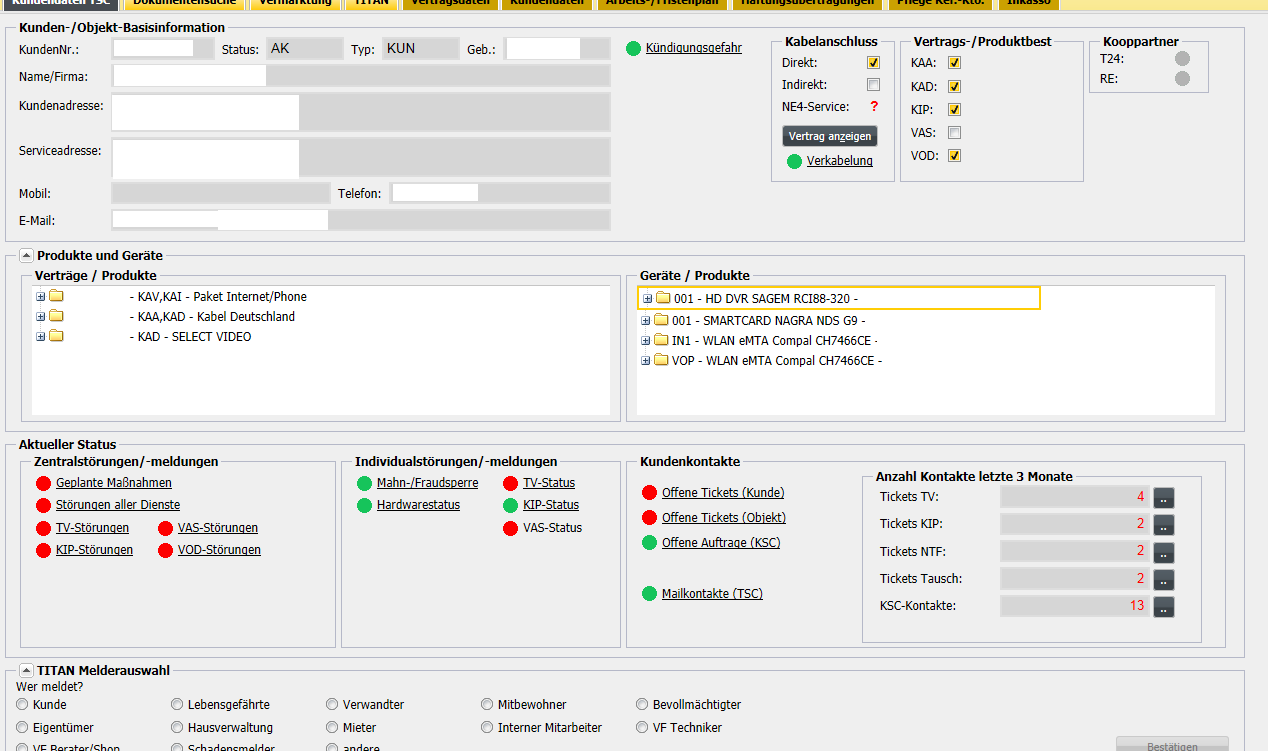
#> input picture img.png, 1268 x 751 px
$ python -i 'defining text.py'   (imports and definitions only)   (older library calls are emulated)
#> lines starting #> are read from the running program, lines starting #| are printed output that depends on the picture; after the words box and inside, x2 and y2 are one past the last pixel; in counts of white or black regions, pixels touching at a corner belong together
import numpy as np
from datetime import datetime
import cv2
import time
import pathlib
import pickle
import math
#import pytesseract
import os
from PIL import Image

# [4 lines not run here, left out]
startingX1,startingY1,startingX2,startingY2,endingX1,endingY1,endingX2,endingY2,isSquare1,isSquare2=0,0,0,0,0,0,0,0,0,0
drawing = False
ix,iy = -1,-1
mode=0
# [1 line not run here, left out]
definingTrueMatches=3    #if defining false matches change to 0!!!!!!!!!!!!!!!!!!!!!!!!!!!!!!!!!!!!!!!!!!!!!!!!!!!!!!!!!!!
# 0  TEXT  |=====|
# 1 TEXT   TEXT
# 2 TEXT
#   |=====|
# 3 TEXT
#   TEXT
#pytesseract.pytesseract.tesseract_cmd = "C:\\Users\\Admin\\AppData\\Local\\Tesseract-OCR\\tesseract"
#pytesseract.pytesseract.tesseract_cmd="C:\\Program Files (x86)\\Tesseract-OCR\\tesseract"

# [9 lines left out: function angleFromPoints, not called in this run]


def isRectInImage(filename):
#> called with filename = 'img.png'
    im = cv2.imread(filename)
#> im is the input picture: shape (751, 1268, 3); mean B, G, R 229.2, 230.9, 231.5
    imgray = cv2.cvtColor(im, cv2.COLOR_BGR2GRAY)
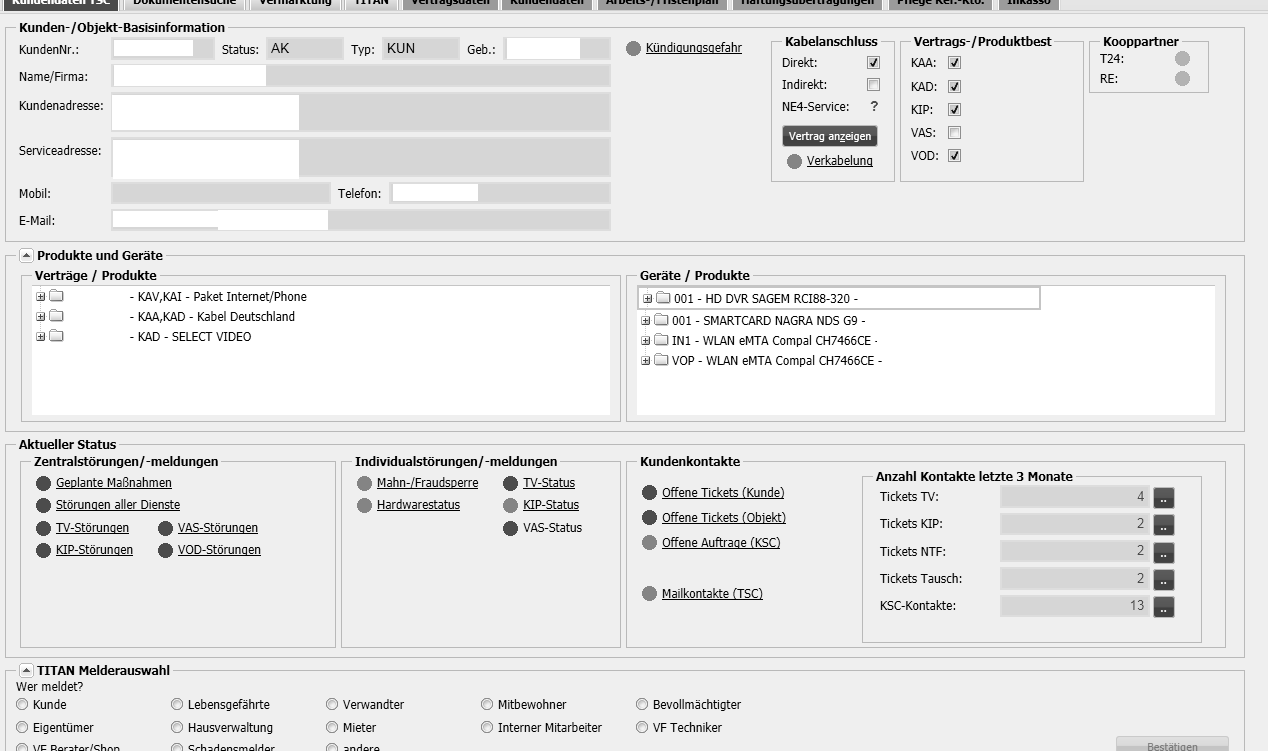
#> imgray: shape (751, 1268); min 0, max 255, mean 230.9
    th2 = cv2.adaptiveThreshold(imgray, 255, cv2.ADAPTIVE_THRESH_GAUSSIAN_C, cv2.THRESH_BINARY, 11, 2)
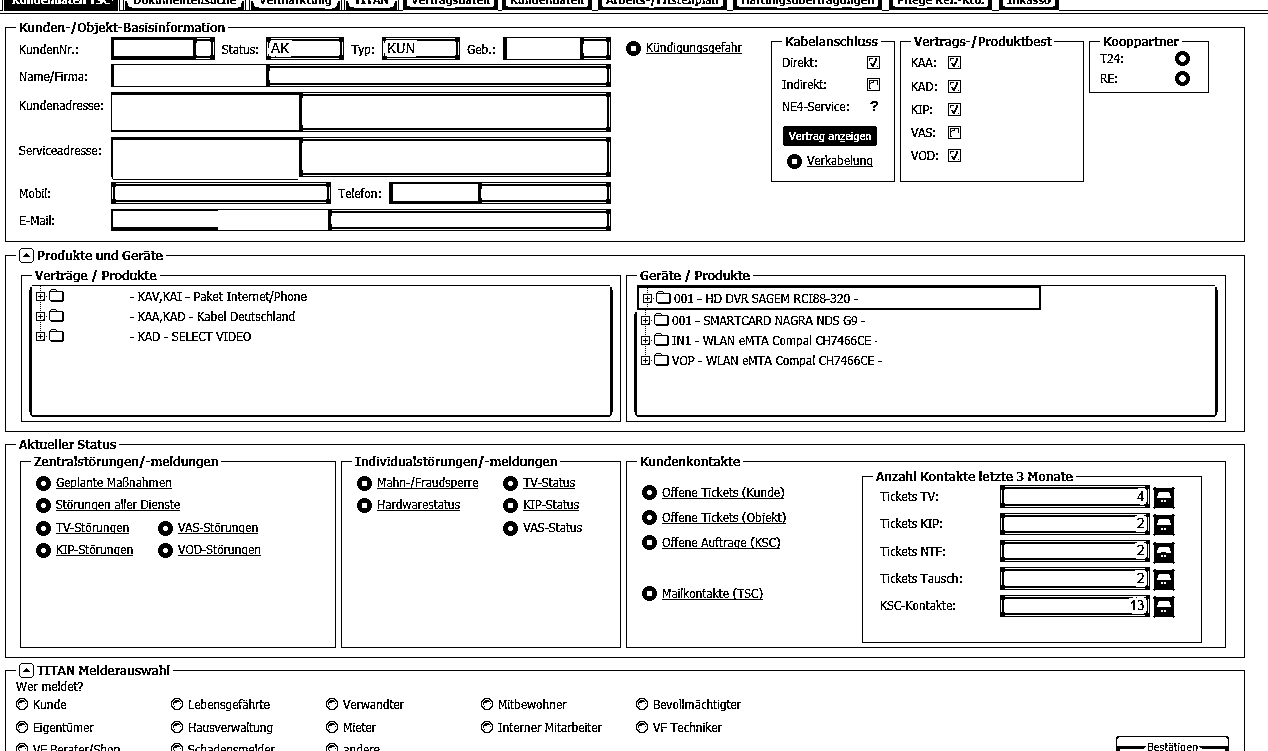
#> th2: shape (751, 1268); 90.8% white; black in thin lines or dots
    im2, contours, hierarchy = cv2.findContours(th2, cv2.RETR_TREE, cv2.CHAIN_APPROX_SIMPLE)
#> contours = 1886 contours, 849 with area under 20; largest, box (x1, y1, x2, y2) and area: (0, 14, 1268, 751) 927340, (110, 91, 612, 133) 20539, (110, 136, 612, 180) 13696, (110, 63, 612, 88) 12022, (110, 208, 612, 232) 11521
    for i in range(len(contours)):
        if(i!=0):
            c=contours[i]
            hull = cv2.convexHull(c)
            x, y, w, h = cv2.boundingRect(hull)
            if (w > 10 and h > 5):
                # approximate the contour
                peri = cv2.arcLength(hull, True)
                errorSign = 0.01
                for i in range(3):
                    approx = cv2.approxPolyDP(hull, errorSign * peri, True)
                    if len(approx) >= 4 and len(approx) <= 5:
                        return True
                    errorSign += 0.01
            return False
#> this loop made 2 passes
#> (c, hull, x, y, w, h) on pass 2: ([[376, 748], [375, 749], [377, 749], [377, 748]], [[377, 748], [377, 749], [375, 749], [376, 748]], 375, 748, 3, 2)

# [100 lines left out: functions addItemToList, draw_rect, not called in this run]

inputToFinalNeuralNetwork=[]
# [6 lines of commented-out code are left out]

arrMone =[]
# [15 lines not run here, left out]
#newList=np.array(inputToFinalNeuralNetwork)
#print(newList/10)

directOfFullImages=pathlib.Path('pics\\screenshotedImages')
'''
for fileName in os.listdir('pics\\screenshotedImages'):
    first4 = fileName[0:4]
    if(first4=='DONE'):
        unDone = fileName[4:]
        os.renames(str('pics\\screenshotedImages\\' + fileName), str('pics\\screenshotedImages\\' + unDone))
'''
# [47 lines not run here, left out]


'''while(1):
    k = cv2.waitKey(1) & 0xFF
    if k == 27:
        break
    elif k == ord('c'):
        cv2.destroyAllWindows()
        time.sleep(1)
        im = PIL.ImageGrab.grab()
        im.save('screenPic.png')
        retPotentials('screenPic.png')
        cv2.namedWindow('image')
        cv2.rectangle(img, (0, 0), (400, 400), (255, 255, 255), -1)
        cv2.imshow('image', img)
        print('got it')'''

>>> result = isRectInImage('img.png')
